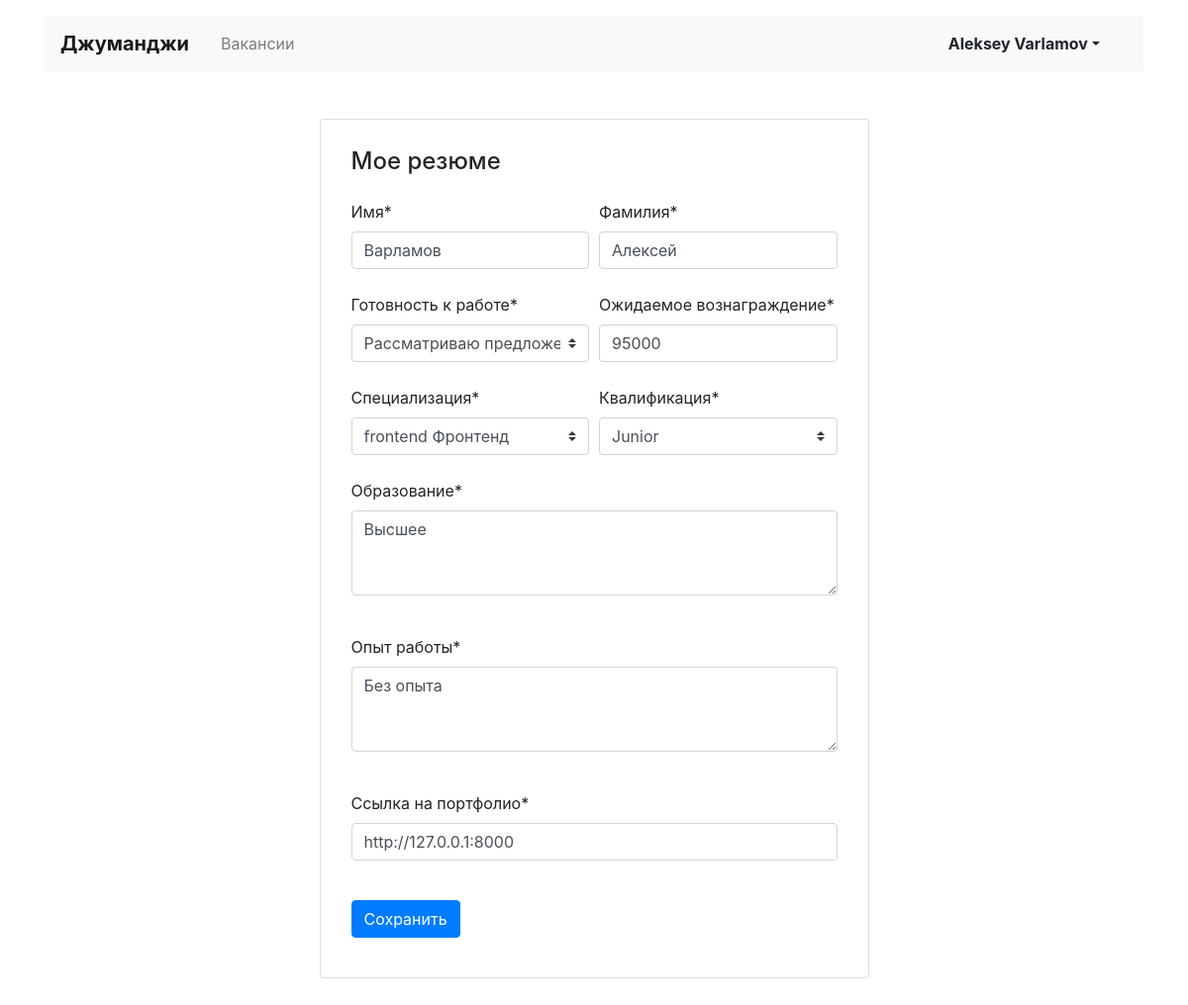
The page /myresume/ (signed in) on the database its author committed.
### vacancies/models.py (models this page shows, shortened)
class Resume(models.Model):
    class Status(models.TextChoices):
        NOT_IN_SEARCH = 'NIS', _('Не ищу работу')
        CONSIDERATION = 'CON', _('Рассматриваю предложения')
        IN_SEARCH = 'INS', _('Ищу работу')
    class Grade(models.TextChoices):
        INTERN = 'INT', _('Intern')
        JUNIOR = 'JR', _('Junior')
        MIDDLE = 'MID', _('Middle')
        SENIOR = 'SNR', _('Senior')
        LEAD = 'LD', _('Lead')
    name = models.CharField(max_length=50)
    surname = models.CharField(max_length=50)
    status = models.CharField(max_length=3, choices=Status.choices)
    salary = models.IntegerField()
    grade = models.CharField(max_length=3, choices=Grade.choices)
    specialty = models.ForeignKey(Specialty, on_delete=models.CASCADE, related_name='resume_spec')
    education = models.CharField(max_length=400)
    experience = models.CharField(max_length=400)
    portfolio = models.CharField(max_length=200)
    owner = models.OneToOneField(User, on_delete=models.CASCADE, related_name='resume_owner', null=True)

### vacancies/views/my_resume.py (the view, shortened to what this page needs)
# urls.py: path('myresume/', MyResumeView.as_view(), name='my_resume'),
class MyResumeView(LoginRequiredMixin, View):
    def get(self, request):
        if Resume.objects.filter(owner_id=request.user.id):
            resume = Resume.objects.filter(owner_id=request.user.id).first()
            form = ResumeForm(instance=resume)
            return render(request, 'resume/resume_edit.html', context={
                'form': form,
            })
        return redirect('resume_lets_start')

### vacancies/models.py (called while the page is built)
    def __str__(self):
        return f'{ self.code } { self.title }'

### vacancies/templates/resume/resume_edit.html (shortened to what this page needs)
{% extends 'vacancies/../public/base.html' %}
{% load crispy_forms_tags %}
{% block content %}
  <main class="container mt-3 pb-5">
    <section class="col-12 col-lg-6 offset-lg-3 mt-5 card">
      <div class="card-body px-3 pb-4">
        <h1 class="h4 pt-2 pb-3">Мое резюме</h1>
        <form method="POST">
          {% crispy form %}
        </form>
      </div>
    </section>
  </main>
{% endblock %}

### vacancies/templates/public/base.html (shortened to what this page needs)
<!DOCTYPE html>
<html lang="ru">
<head>
  <link rel="stylesheet" href="https://stackpath.bootstrapcdn.com/bootstrap/4.3.1/css/bootstrap.min.css">
</head>
<body>
  <header class="container mt-3">
    <nav class="navbar navbar-expand-lg navbar-light bg-light">
      <a class="navbar-brand mr-4 font-weight-bold" href="{% url 'main' %}">Джуманджи</a>
      <div class="collapse navbar-collapse justify-content-between" id="navbarNav">
        <ul class="navbar-nav col-10">
          <li class="nav-item">
            <a class="nav-link" href="{% url 'vacancies' %}">Вакансии</a>
          </li>
        </ul>
        <ul class="navbar-nav col-2 justify-content-end">
          <li class="nav-item active">
            {% if request.user.is_authenticated %}
              <button type="button" class="btn dropdown-toggle font-weight-bold" data-toggle="dropdown"
                      aria-haspopup="true" aria-expanded="false">{{ user.first_name }} {{ user.last_name }}</button>
            {% else %}
              <a href="{% url 'login' %}" class="nav-link font-weight-bold">Вход</a>
            {% endif %}
          </li>
        </ul>
      </div>
    </nav>
  </header>
  {% block content %}{% endblock %}
</body>
</html>

### rows shown on the page
Resume: name "Варламов", surname "Алексей", status "Рассматриваю предложения", salary "95000", specialty "frontend Фронтенд", grade "Junior", education "Высшее", experience "Без опыта", portfolio "http://127.0.0.1:8000"

### other values the page prints
{{ user.first_name }} "Aleksey"
{{ user.last_name }} "Varlamov"
